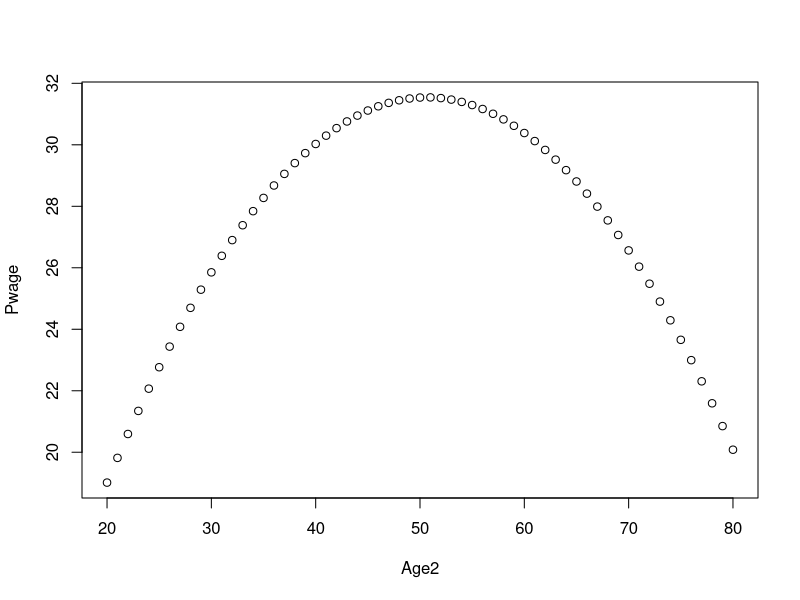
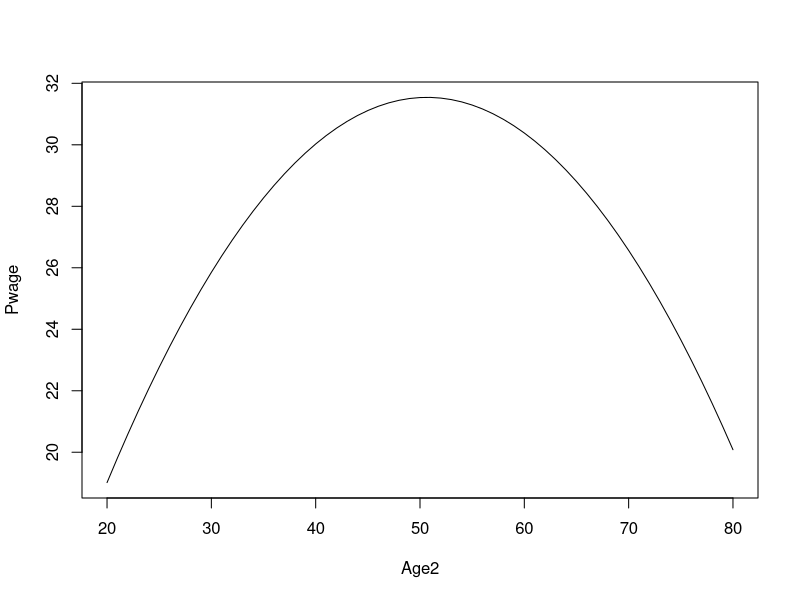

These charts were generated, in order, by the following R code:
# 230524 통계기반데이터분석 ------

setwd("C:/R_SDA")

install.packages("readxl")
library(readxl)
Wages <- read_excel("ba_ch07_data.xlsx", 
                    sheet = "Wages")
View(Wages)

Linear <- lm(Wage ~ Educ + Age, data = Wages)

summary(Linear)


Quad <- lm(Wage ~ Educ + Age + I(Age ^ 2),
           data = Wages)

summary(Quad)

predict(Quad, data.frame(Educ = 16, Age = 30))

predict(Quad, data.frame(Educ = 16, Age = 50))

predict(Quad, data.frame(Educ = 16, Age = 70))

Age2 <- 20:80
Pwage <- predict(Quad, data.frame(Educ = 16, Age = Age2))
Pwage

plot(Age2, Pwage)
plot(Age2, Pwage, type = "l")

Mortgage <- read_excel("ba_ch07_data.xlsx", 
                       sheet = "Mortgage")
View(Mortgage)

Linear_M <- lm(y ~ x1 + x2, data = Mortgage)
Logit <- glm(y ~ x1 + x2, family = binomial, data = Mortgage)

summary(Linear_M)
summary(Logit)

predict(Linear_M, data.frame(x1 = c(20, 30),
                             x2 = c(30, 30)))

predict(Logit,
        data.frame(x1 = c(20, 30), x2 = c(30, 30)),
        type = "response")

Pred_Lin <- predict(Linear_M)
Pred_Logit <- predict(Logit, type = "response")

Pred_Lin
Pred_Logit

Binary_Lin <- round(Pred_Lin)
Binary_Logit <- round(Pred_Logit)

100 * mean(Mortgage $ y == Binary_Lin)

100 * mean(Mortgage $ y == Binary_Logit)
